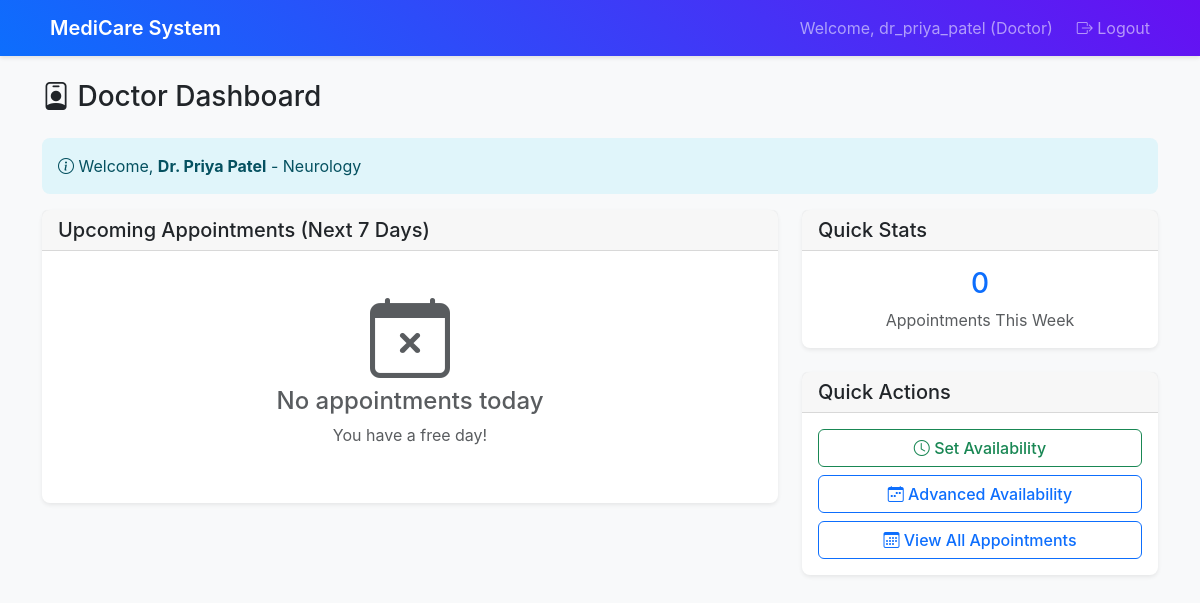
Before: /doctor/dashboard (signed in) with the older database file.
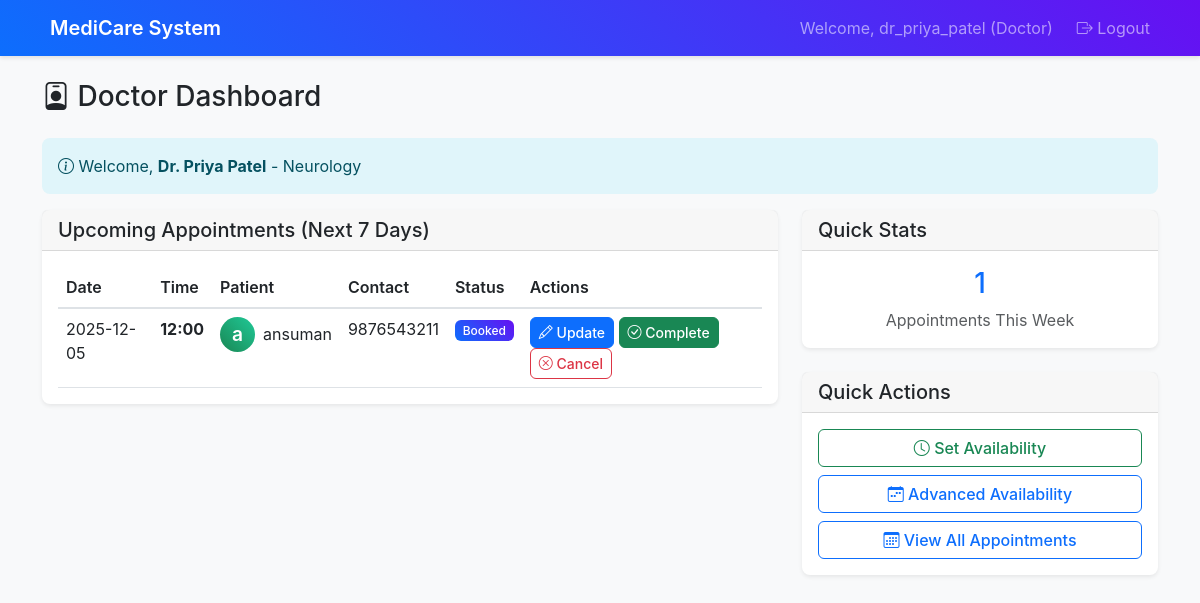
After: the same page with the newer database file.
### app.py (models this page shows)
class Appointment(db.Model):
    __tablename__ = 'appointments'
    id: Mapped[int] = mapped_column(primary_key=True)
    patient_id: Mapped[int] = mapped_column(db.ForeignKey('patients.id'), nullable=False)
    doctor_id: Mapped[int] = mapped_column(db.ForeignKey('doctors.id'), nullable=False)
    appointment_date: Mapped[date] = mapped_column(nullable=False)
    appointment_time: Mapped[str] = mapped_column(nullable=False)
    status: Mapped[str] = mapped_column(default='booked')  # booked, completed, cancelled
    created_at: Mapped[datetime] = mapped_column(default=datetime.utcnow)
    patient = db.relationship('Patient', back_populates='appointments')
    doctor = db.relationship('Doctor', back_populates='appointments')
    treatment = db.relationship('Treatment', back_populates='appointment', uselist=False)

class Patient(db.Model):
    __tablename__ = 'patients'
    id: Mapped[int] = mapped_column(primary_key=True)
    user_id: Mapped[int] = mapped_column(db.ForeignKey('users.id'), nullable=False)
    name: Mapped[str] = mapped_column(nullable=False)
    phone: Mapped[str] = mapped_column()
    address: Mapped[str] = mapped_column()
    created_at: Mapped[datetime] = mapped_column(default=datetime.utcnow)
    user = db.relationship('User', back_populates='patient')
    appointments = db.relationship('Appointment', back_populates='patient')

### routes.py (the view)
@app.route('/doctor/dashboard')
@login_required
@role_required(['doctor'])
def doctor_dashboard():
    doctor = Doctor.query.join(User).filter(User.id == session['user_id']).first()
    if not doctor:
        flash('Doctor profile not found', 'error')
        return redirect(url_for('logout'))
    today = date.today()
    week_end = today + timedelta(days=7)
    appointments = db.session.query(
        Appointment,
        Patient.name.label('patient_name'),
        Patient.phone.label('patient_phone')
    ).join(Patient, Appointment.patient_id == Patient.id)\
     .filter(
        Appointment.doctor_id == doctor.id,
        Appointment.appointment_date.between(today, week_end),
        Appointment.status == 'booked'
    ).order_by(Appointment.appointment_date, Appointment.appointment_time).all()
    return render_template('doctor_dashboard.html',
                         doctor=doctor,
                         appointments=appointments)

### routes.py (called while the page is built)
def login_required(f):
    @wraps(f)
    def decorated_function(*args, **kwargs):
        if 'user_id' not in session:
            return redirect(url_for('login'))
        return f(*args, **kwargs)
    return decorated_function

def role_required(roles):
    def decorator(f):
        @wraps(f)
        def decorated_function(*args, **kwargs):
            if 'user_role' not in session or session['user_role'] not in roles:
                flash('Access denied. Insufficient permissions.', 'error')
                return redirect(url_for('login'))
            return f(*args, **kwargs)
        return decorated_function
    return decorator

### templates/doctor_dashboard.html (shortened to what the changed rows need)
{% extends "base.html" %}
{% block content %}
<div class="row">
    <div class="col-12">
        <h1 class="h3 mb-4">
            <i class="bi bi-person-badge"></i> Doctor Dashboard
        </h1>
    </div>
</div>
<div class="row">
    <div class="col-md-8">
        <div class="card">
            <div class="card-body">
                {% if appointments %}
                <div class="table-responsive">
                    <table class="table">
                        <thead>
                            <tr>
                                <th>Date</th>
                                <th>Time</th>
                                <th>Patient</th>
                                <th>Contact</th>
                                <th>Status</th>
                                <th>Actions</th>
                            </tr>
                        </thead>
                        <tbody>
                            {% for appointment_tuple in appointments %}
                            {% set appointment = appointment_tuple[0] %}
                            {% set patient_name = appointment_tuple[1] %}
                            {% set patient_phone = appointment_tuple[2] %}
                            <tr>
                                <td>{{ appointment.appointment_date }}</td>
                                <td>
                                    <strong>{{ appointment.appointment_time }}</strong>
                                </td>
                                <td>
                                    <div class="d-flex align-items-center">
                                        <div class="avatar bg-success text-white rounded-circle d-flex align-items-center justify-content-center me-2" style="width: 35px; height: 35px;">
                                            {{ patient_name[0] }}
                                        </div>
                                        {{ patient_name }}
                                    </div>
                                </td>
                                <td>{{ patient_phone or '-' }}</td>
                                <td>
                                    <span class="badge bg-{{ 'success' if appointment.status == 'completed' else 'primary' if appointment.status == 'booked' else 'secondary' }}">
                                        {{ appointment.status.title() }}
                                    </span>
                                </td>
                                <td>
                                    {% if appointment.status == 'booked' %}
                                    <a href="/doctor/appointment/{{ appointment.id }}/update-history" class="btn btn-sm btn-primary">
                                        <i class="bi bi-pencil"></i> Update
                                    </a>
                                    <button class="btn btn-sm btn-success" data-bs-toggle="modal" data-bs-target="#completeModal{{ appointment.id }}">
                                        <i class="bi bi-check-circle"></i> Complete
                                    </button>
                                    <form method="POST" action="{{ url_for('doctor_cancel_appointment', appointment_id=appointment.id) }}" class="d-inline" onsubmit="return confirm('Are you sure you want to cancel this appointment?')">
                                        <button type="submit" class="btn btn-sm btn-outline-danger">
                                            <i class="bi bi-x-circle"></i> Cancel
                                        </button>
                                    </form>
                                    {% else %}
                                    <span class="text-muted">{{ appointment.status.title() }}</span>
                                    {% endif %}
                                </td>
                            </tr>
                            {% endfor %}
                        </tbody>
                    </table>
                </div>
                {% else %}
                <div class="text-center py-4">
                    <i class="bi bi-calendar-x display-1 text-muted"></i>
                    <h4 class="text-muted">No appointments today</h4>
                    <p class="text-muted">You have a free day!</p>
                </div>
                {% endif %}
            </div>
        </div>
    </div>
    <div class="col-md-4">
        <div class="card mb-4">
            <div class="card-body">
                <div class="text-center">
                    <h3 class="text-primary">{{ appointments|length }}</h3>
                    <p class="text-muted mb-0">Appointments This Week</p>
                </div>
            </div>
        </div>
    </div>
</div>
{% endblock %}

Changed rows visible on the page:
added Appointment: appointment_date "2025-12-05", appointment_time "12:00", status "Booked"
added Patient: name "a", name "ansuman", phone "9876543211"
Other visible differences:
{{ appointments|length }}: "0" → "1"
text no longer shown: "No appointments today You have a free day!"
text now shown: "Date Time Patient Contact Status Actions"
